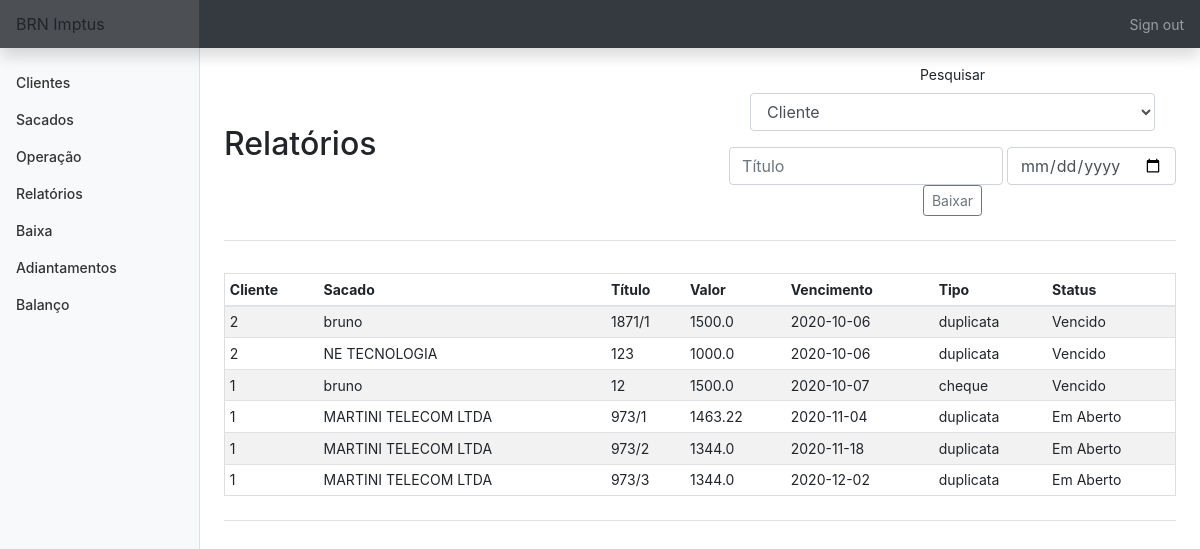
Page /baixa (signed in) on the earlier database version.
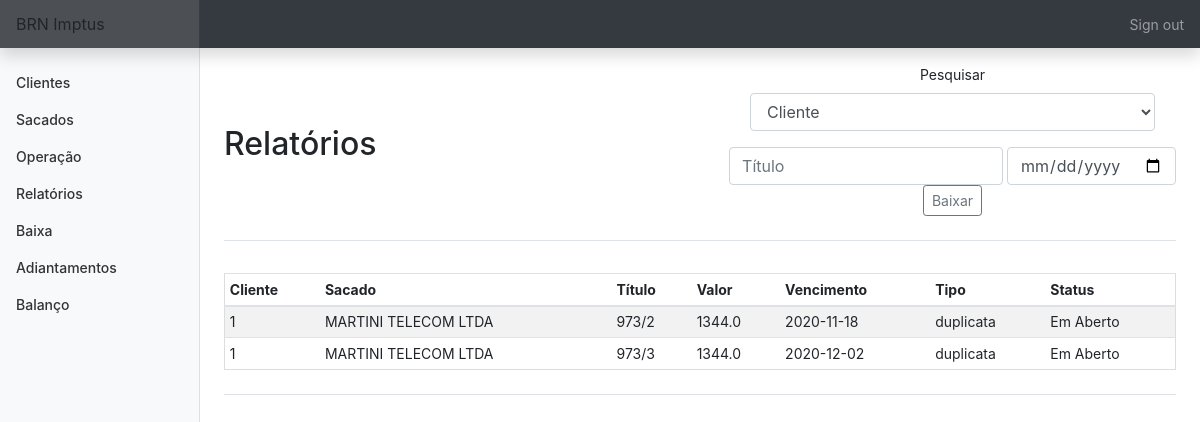
Same page on the later database version.
### tables this page shows
CREATE TABLE titulo (
    cliente_id INTEGER,
    sacado_id INTEGER,
    bordero INTEGER,
    titulo TEXT,
    vencimento DATE,
    valor FLOAT, 
    dt_negoc DATE,
    tipo TEXT,
    status TEXT,
    dt_baixa DATE, nm_sac TEXT,
    FOREIGN KEY (cliente_id) REFERENCES clientes(id),
    FOREIGN KEY (sacado_id) REFERENCES sacados(id));

### app.py (the view, shortened to what this page needs)
@app.route('/baixa', methods=['GET', 'POST'])
@login_required
def baixa():
    con = sqlite3.connect('brn.db')
    con.row_factory = sqlite3.Row
    cur = con.cursor()
    cliente = cur.execute('SELECT nome FROM clientes')
    cliente = cur.fetchall()
    titlo = cur.execute('SELECT * FROM titulo WHERE status != "Quitado" ORDER BY vencimento')
    titlo = cur.fetchall()
    if request.method == 'GET':
        return render_template('baixa.html', cliente=cliente, titulo=titlo)

### app.py (called while the page is built)
@app.after_request
def after_request(response):
    response.headers["Cache-Control"] = "no-cache, no-store, must-revalidate"
    response.headers["Expires"] = 0
    response.headers["Pragma"] = "no-cache"
    return response

### helper.py (called while the page is built)
def login_required(f):
    @wraps(f)
    def decorated_function(*args, **kwargs):
        if session.get("user_id") is None:
            return redirect("/login")
        return f(*args, **kwargs)
    return decorated_function

### templates/baixa.html (shortened to what this page needs)
{% extends "layout.html" %}
{% block main %}
    <div class='d-flex justify-content-between flex-warp flex-md-nowrap align-items-center pt-3 pb-2 mb-3 border-bottom'>
        <h1 class='h2'>Relatórios</h1>
            <form action='baixa' method='POST'>
                <div class='form-group'>
                    <label for=''>Pesquisar</label>
                    <div class="form-group">
                        <select class="form-control" name="cliente">
                            <option disabled selected value>Cliente</option>
                        </select>
                    </div>
                    <div class='form-goup'>
                        <input name='titulo' autofocus class='form-control' placeholder='Título' type='text'>
                        <input name='dt_baixa' autofocus class='form-control' placeholder='Data da Baixa' type='date'>
                    </div>
                    <button type='submit' id='baixa' class='btn btn-sm btn-outline-secondary'>Baixar</button>
                </div>
            </form>
    </div>
    <div class='d-flex justify-content-between flex-warp flex-md-nowrap align-items-center pt-3 pb-2 mb-3 border-bottom'>
        <div class='table-responsive'>
            <table class='table table-striped table-sm'>
                <thead>
                    <tr>
                        <th>Cliente</th>
                        <th>Sacado</th>
                        <th>Título</th>
                        <th>Valor</th>
                        <th>Vencimento</th>
                        <th>Tipo</th>
                        <th>Status</th>
                    </tr>
                </thead>
                <tbody>
                    {% for row in titulo %}
                        <tr>
                            <td>{{ row['cliente_id'] }}</td>
                            <td>{{ row['nm_sac'] }}</td>
                            <td>{{ row['titulo'] }}</td>
                            <td>{{ row['valor'] }}</td>
                            <td>{{ row['vencimento'] }}</td>
                            <td>{{ row['tipo'] }}</td>
                            <td>{{ row['status'] }}</td>
                        </tr>
                    {% endfor %}
                </tbody>
            </table>
        </div>
    </div>
{% endblock %}

Differences in the rows shown:
no longer on this page (row edited): titulo: cliente_id "2", nm_sac "bruno", titulo "1871/1", valor "1500.0", vencimento "2020-10-06", tipo "duplicata", status "Vencido"
no longer on this page (row edited): titulo: cliente_id "2", nm_sac "NE TECNOLOGIA", titulo "123", valor "1000.0", vencimento "2020-10-06", tipo "duplicata", status "Vencido"
no longer on this page (row edited): titulo: cliente_id "1", nm_sac "bruno", titulo "12", valor "1500.0", vencimento "2020-10-07", tipo "cheque", status "Vencido"
no longer on this page (row edited): titulo: cliente_id "1", nm_sac "MARTINI TELECOM LTDA", titulo "973/1", valor "1463.22", vencimento "2020-11-04", tipo "duplicata", status "Em Aberto"
